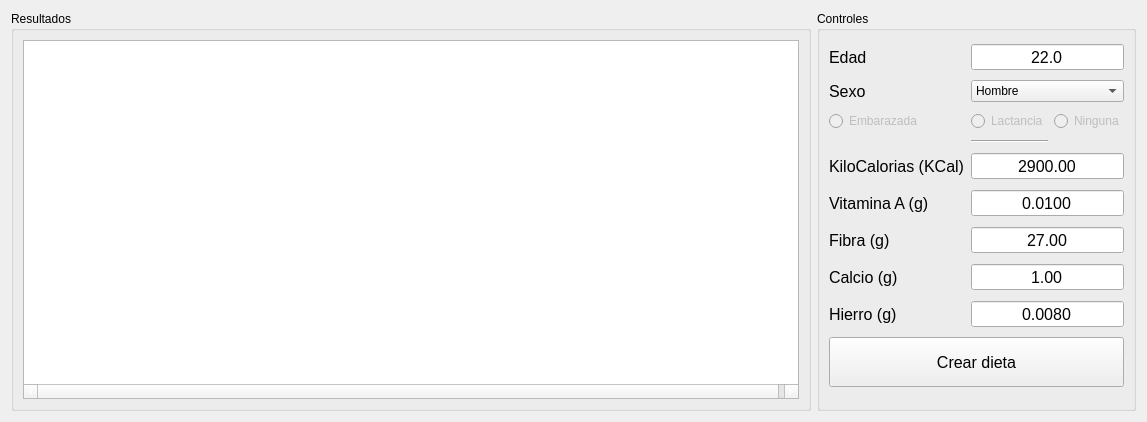
      <widget class="QWidget" name="tab">
       <attribute name="title">
        <string>Dieta</string>
       </attribute>
       <layout class="QGridLayout" name="gridLayout_2">
        <item row="0" column="0" rowspan="2" colspan="2">
         <widget class="QGroupBox" name="input_box">
          <property name="minimumSize">
           <size>
            <width>800</width>
            <height>400</height>
           </size>
          </property>
          <property name="title">
           <string>Resultados</string>
          </property>
          <layout class="QGridLayout" name="gridLayout_4">
           <item row="0" column="0">
            <widget class="QTableWidget" name="tbl_resultados">
             <property name="enabled">
              <bool>true</bool>
             </property>
             <property name="contextMenuPolicy">
              <enum>Qt::DefaultContextMenu</enum>
             </property>
             <property name="layoutDirection">
              <enum>Qt::LeftToRight</enum>
             </property>
             <property name="autoFillBackground">
              <bool>false</bool>
             </property>
             <property name="styleSheet">
              <string notr="true">color: rgb(255, 255, 255);</string>
             </property>
             <property name="locale">
              <locale language="Spanish" country="Mexico"/>
             </property>
             <property name="frameShape">
              <enum>QFrame::StyledPanel</enum>
             </property>
             <property name="frameShadow">
              <enum>QFrame::Raised</enum>
             </property>
             <property name="sizeAdjustPolicy">
              <enum>QAbstractScrollArea::AdjustIgnored</enum>
             </property>
             <property name="autoScroll">
              <bool>false</bool>
             </property>
             <property name="autoScrollMargin">
              <number>16</number>
             </property>
             <property name="editTriggers">
              <set>QAbstractItemView::NoEditTriggers</set>
             </property>
             <property name="tabKeyNavigation">
              <bool>true</bool>
             </property>
             <property name="showDropIndicator" stdset="0">
              <bool>false</bool>
             </property>
             <property name="dragEnabled">
              <bool>false</bool>
             </property>
             <property name="alternatingRowColors">
              <bool>false</bool>
             </property>
             <property name="selectionMode">
              <enum>QAbstractItemView::ExtendedSelection</enum>
             </property>
             <property name="verticalScrollMode">
              <enum>QAbstractItemView::ScrollPerPixel</enum>
             </property>
             <property name="horizontalScrollMode">
              <enum>QAbstractItemView::ScrollPerPixel</enum>
             </property>
             <property name="gridStyle">
              <enum>Qt::DotLine</enum>
             </property>
             <property name="sortingEnabled">
              <bool>false</bool>
             </property>
             <property name="wordWrap">
              <bool>true</bool>
             </property>
             <property name="cornerButtonEnabled">
              <bool>false</bool>
             </property>
             <attribute name="horizontalHeaderVisible">
              <bool>false</bool>
             </attribute>
             <attribute name="horizontalHeaderCascadingSectionResizes">
              <bool>true</bool>
             </attribute>
             <attribute name="horizontalHeaderDefaultSectionSize">
              <number>130</number>
             </attribute>
             <attribute name="horizontalHeaderHighlightSections">
              <bool>true</bool>
             </attribute>
             <attribute name="horizontalHeaderStretchLastSection">
              <bool>true</bool>
             </attribute>
             <attribute name="verticalHeaderVisible">
              <bool>false</bool>
             </attribute>
             <attribute name="verticalHeaderCascadingSectionResizes">
              <bool>true</bool>
             </attribute>
             <attribute name="verticalHeaderDefaultSectionSize">
              <number>35</number>
             </attribute>
             <attribute name="verticalHeaderHighlightSections">
              <bool>true</bool>
             </attribute>
             <attribute name="verticalHeaderShowSortIndicator" stdset="0">
              <bool>false</bool>
             </attribute>
             <attribute name="verticalHeaderStretchLastSection">
              <bool>true</bool>
             </attribute>
             <column>
              <property name="text">
               <string>Alimento</string>
              </property>
             </column>
             <column>
              <property name="text">
               <string>Ración media Kcal/día</string>
              </property>
             </column>
             <column>
              <property name="text">
               <string>Vitamina A g/día</string>
              </property>
             </column>
             <column>
              <property name="text">
               <string>Fibra g/día</string>
              </property>
             </column>
             <column>
              <property name="text">
               <string>Calcio g/día</string>
              </property>
             </column>
             <column>
              <property name="text">
               <string>Hierro g/día</string>
              </property>
             </column>
            </widget>
           </item>
          </layout>
         </widget>
        </item>
        <item row="0" column="2" rowspan="2">
         <widget class="QGroupBox" name="control_box">
          <property name="minimumSize">
           <size>
            <width>0</width>
            <height>400</height>
           </size>
          </property>
          <property name="maximumSize">
           <size>
            <width>16777215</width>
            <height>16777215</height>
           </size>
          </property>
          <property name="title">
           <string>Controles</string>
          </property>
          <layout class="QGridLayout" name="gridLayout_5">
           <item row="8" column="1" colspan="2">
            <widget class="QDoubleSpinBox" name="inp_hierro">
             <property name="minimumSize">
              <size>
               <width>0</width>
               <height>25</height>
              </size>
             </property>
             <property name="font">
              <font>
               <pointsize>12</pointsize>
              </font>
             </property>
             <property name="toolTip">
              <string>&lt;html&gt;&lt;head/&gt;&lt;body&gt;&lt;p&gt;Mínimo 3 y máximo 10 capas.&lt;/p&gt;&lt;/body&gt;&lt;/html&gt;</string>
             </property>
             <property name="frame">
              <bool>true</bool>
             </property>
             <property name="alignment">
              <set>Qt::AlignCenter</set>
             </property>
             <property name="buttonSymbols">
              <enum>QAbstractSpinBox::NoButtons</enum>
             </property>
             <property name="keyboardTracking">
              <bool>true</bool>
             </property>
             <property name="decimals">
              <number>4</number>
             </property>
             <property name="minimum">
              <double>-1.000000000000000</double>
             </property>
             <property name="maximum">
              <double>999999.000000000000000</double>
             </property>
             <property name="value">
              <double>0.008000000000000</double>
             </property>
            </widget>
           </item>
           <item row="6" column="1" colspan="2">
            <widget class="QDoubleSpinBox" name="inp_fibra">
             <property name="minimumSize">
              <size>
               <width>0</width>
               <height>25</height>
              </size>
             </property>
             <property name="font">
              <font>
               <pointsize>12</pointsize>
              </font>
             </property>
             <property name="toolTip">
              <string>&lt;html&gt;&lt;head/&gt;&lt;body&gt;&lt;p&gt;Mínimo 3 y máximo 10 capas.&lt;/p&gt;&lt;/body&gt;&lt;/html&gt;</string>
             </property>
             <property name="frame">
              <bool>true</bool>
             </property>
             <property name="alignment">
              <set>Qt::AlignCenter</set>
             </property>
             <property name="buttonSymbols">
              <enum>QAbstractSpinBox::NoButtons</enum>
             </property>
             <property name="keyboardTracking">
              <bool>true</bool>
             </property>
             <property name="decimals">
              <number>2</number>
             </property>
             <property name="minimum">
              <double>-1.000000000000000</double>
             </property>
             <property name="maximum">
              <double>999999.000000000000000</double>
             </property>
             <property name="value">
              <double>27.000000000000000</double>
             </property>
            </widget>
           </item>
           <item row="2" column="2">
            <widget class="QRadioButton" name="rb_ning">
             <property name="enabled">
              <bool>false</bool>
             </property>
             <property name="text">
              <string>Ninguna</string>
             </property>
             <attribute name="buttonGroup">
              <string notr="true">buttonGroup</string>
             </attribute>
            </widget>
           </item>
           <item row="6" column="0">
            <widget class="QLabel" name="label_9">
             <property name="font">
              <font>
               <pointsize>12</pointsize>
               <weight>50</weight>
               <bold>false</bold>
              </font>
             </property>
             <property name="toolTip">
              <string>&lt;html&gt;&lt;head/&gt;&lt;body&gt;&lt;p&gt;&lt;span style=&quot; font-size:9pt;&quot;&gt;Especifique el número de épocas máximas.&lt;/span&gt;&lt;/p&gt;&lt;/body&gt;&lt;/html&gt;</string>
             </property>
             <property name="text">
              <string>Fibra (g)</string>
             </property>
             <property name="alignment">
              <set>Qt::AlignLeading|Qt::AlignLeft|Qt::AlignVCenter</set>
             </property>
            </widget>
           </item>
           <item row="1" column="1" colspan="2">
            <widget class="QComboBox" name="cbx_sexo">
             <item>
              <property name="text">
               <string>Hombre</string>
              </property>
             </item>
             <item>
              <property name="text">
               <string>Mujer</string>
              </property>
             </item>
            </widget>
           </item>
           <item row="2" column="0">
            <widget class="QRadioButton" name="rb_emb">
             <property name="enabled">
              <bool>false</bool>
             </property>
             <property name="text">
              <string>Embarazada</string>
             </property>
             <attribute name="buttonGroup">
              <string notr="true">buttonGroup</string>
             </attribute>
            </widget>
           </item>
           <item row="8" column="0">
            <widget class="QLabel" name="label_11">
             <property name="font">
              <font>
               <pointsize>12</pointsize>
               <weight>50</weight>
               <bold>false</bold>
              </font>
             </property>
             <property name="toolTip">
              <string>&lt;html&gt;&lt;head/&gt;&lt;body&gt;&lt;p&gt;&lt;span style=&quot; font-size:9pt;&quot;&gt;Especifique el número de épocas máximas.&lt;/span&gt;&lt;/p&gt;&lt;/body&gt;&lt;/html&gt;</string>
             </property>
             <property name="text">
              <string>Hierro (g)</string>
             </property>
             <property name="alignment">
              <set>Qt::AlignLeading|Qt::AlignLeft|Qt::AlignVCenter</set>
             </property>
            </widget>
           </item>
           <item row="2" column="1">
            <widget class="QRadioButton" name="rb_lac">
             <property name="enabled">
              <bool>false</bool>
             </property>
             <property name="text">
              <string>Lactancia</string>
             </property>
             <attribute name="buttonGroup">
              <string notr="true">buttonGroup</string>
             </attribute>
            </widget>
           </item>
           <item row="1" column="0">
            <widget class="QLabel" name="label_5">
             <property name="font">
              <font>
               <pointsize>12</pointsize>
               <weight>50</weight>
               <bold>false</bold>
              </font>
             </property>
             <property name="toolTip">
              <string>&lt;html&gt;&lt;head/&gt;&lt;body&gt;&lt;p&gt;Especifique el ratio de aprendizaje para el MLP.&lt;/p&gt;&lt;/body&gt;&lt;/html&gt;</string>
             </property>
             <property name="text">
              <string>Sexo</string>
             </property>
             <property name="alignment">
              <set>Qt::AlignLeading|Qt::AlignLeft|Qt::AlignVCenter</set>
             </property>
            </widget>
           </item>
           <item row="7" column="1" colspan="2">
            <widget class="QDoubleSpinBox" name="inp_calcio">
             <property name="minimumSize">
              <size>
               <width>0</width>
               <height>25</height>
              </size>
             </property>
             <property name="font">
              <font>
               <pointsize>12</pointsize>
              </font>
             </property>
             <property name="toolTip">
              <string>&lt;html&gt;&lt;head/&gt;&lt;body&gt;&lt;p&gt;Mínimo 3 y máximo 10 capas.&lt;/p&gt;&lt;/body&gt;&lt;/html&gt;</string>
             </property>
             <property name="frame">
              <bool>true</bool>
             </property>
             <property name="alignment">
              <set>Qt::AlignCenter</set>
             </property>
             <property name="buttonSymbols">
              <enum>QAbstractSpinBox::NoButtons</enum>
             </property>
             <property name="keyboardTracking">
              <bool>true</bool>
             </property>
             <property name="decimals">
              <number>2</number>
             </property>
             <property name="minimum">
              <double>-1.000000000000000</double>
             </property>
             <property name="maximum">
              <double>999999.000000000000000</double>
             </property>
             <property name="value">
              <double>1.000000000000000</double>
             </property>
            </widget>
           </item>
           <item row="4" column="0">
            <widget class="QLabel" name="label">
             <property name="font">
              <font>
               <pointsize>12</pointsize>
               <weight>50</weight>
               <bold>false</bold>
              </font>
             </property>
             <property name="toolTip">
              <string>&lt;html&gt;&lt;head/&gt;&lt;body&gt;&lt;p&gt;Especifique el ratio de aprendizaje para el MLP.&lt;/p&gt;&lt;/body&gt;&lt;/html&gt;</string>
             </property>
             <property name="text">
              <string>KiloCalorias (KCal)</string>
             </property>
             <property name="alignment">
              <set>Qt::AlignLeading|Qt::AlignLeft|Qt::AlignVCenter</set>
             </property>
            </widget>
           </item>
           <item row="5" column="0">
            <widget class="QLabel" name="label_3">
             <property name="font">
              <font>
               <pointsize>12</pointsize>
               <weight>50</weight>
               <bold>false</bold>
              </font>
             </property>
             <property name="toolTip">
              <string>&lt;html&gt;&lt;head/&gt;&lt;body&gt;&lt;p&gt;&lt;span style=&quot; font-size:9pt;&quot;&gt;Especifique el número de épocas máximas.&lt;/span&gt;&lt;/p&gt;&lt;/body&gt;&lt;/html&gt;</string>
             </property>
             <property name="text">
              <string>Vitamina A (g)</string>
             </property>
             <property name="alignment">
              <set>Qt::AlignLeading|Qt::AlignLeft|Qt::AlignVCenter</set>
             </property>
            </widget>
           </item>
           <item row="4" column="1" colspan="2">
            <widget class="QDoubleSpinBox" name="inp_kcal">
             <property name="minimumSize">
              <size>
               <width>0</width>
               <height>25</height>
              </size>
             </property>
             <property name="font">
              <font>
               <pointsize>12</pointsize>
              </font>
             </property>
             <property name="toolTip">
              <string>&lt;html&gt;&lt;head/&gt;&lt;body&gt;&lt;p&gt;Mínimo 3 y máximo 10 capas.&lt;/p&gt;&lt;/body&gt;&lt;/html&gt;</string>
             </property>
             <property name="frame">
              <bool>true</bool>
             </property>
             <property name="alignment">
              <set>Qt::AlignCenter</set>
             </property>
             <property name="buttonSymbols">
              <enum>QAbstractSpinBox::NoButtons</enum>
             </property>
             <property name="keyboardTracking">
              <bool>true</bool>
             </property>
             <property name="decimals">
              <number>2</number>
             </property>
             <property name="minimum">
              <double>-1.000000000000000</double>
             </property>
             <property name="maximum">
              <double>999999.000000000000000</double>
             </property>
             <property name="value">
              <double>2900.000000000000000</double>
             </property>
            </widget>
           </item>
           <item row="0" column="0">
            <widget class="QLabel" name="label_4">
             <property name="font">
              <font>
               <pointsize>12</pointsize>
               <weight>50</weight>
               <bold>false</bold>
              </font>
             </property>
             <property name="toolTip">
              <string>&lt;html&gt;&lt;head/&gt;&lt;body&gt;&lt;p&gt;Especifique el ratio de aprendizaje para el MLP.&lt;/p&gt;&lt;/body&gt;&lt;/html&gt;</string>
             </property>
             <property name="text">
              <string>Edad</string>
             </property>
             <property name="alignment">
              <set>Qt::AlignLeading|Qt::AlignLeft|Qt::AlignVCenter</set>
             </property>
            </widget>
           </item>
           <item row="7" column="0">
            <widget class="QLabel" name="label_10">
             <property name="font">
              <font>
               <pointsize>12</pointsize>
               <weight>50</weight>
               <bold>false</bold>
              </font>
             </property>
             <property name="toolTip">
              <string>&lt;html&gt;&lt;head/&gt;&lt;body&gt;&lt;p&gt;&lt;span style=&quot; font-size:9pt;&quot;&gt;Especifique el número de épocas máximas.&lt;/span&gt;&lt;/p&gt;&lt;/body&gt;&lt;/html&gt;</string>
             </property>
             <property name="text">
              <string>Calcio (g)</string>
             </property>
             <property name="alignment">
              <set>Qt::AlignLeading|Qt::AlignLeft|Qt::AlignVCenter</set>
             </property>
            </widget>
           </item>
           <item row="9" column="0" colspan="3">
            <widget class="QPushButton" name="btn_train">
             <property name="enabled">
              <bool>true</bool>
             </property>
             <property name="minimumSize">
              <size>
               <width>0</width>
               <height>50</height>
              </size>
             </property>
             <property name="font">
              <font>
               <family>MS Shell Dlg 2</family>
               <pointsize>12</pointsize>
               <weight>50</weight>
               <italic>false</italic>
               <bold>false</bold>
              </font>
             </property>
             <property name="cursor">
              <cursorShape>OpenHandCursor</cursorShape>
             </property>
             <property name="toolTip">
              <string>&lt;html&gt;&lt;head/&gt;&lt;body&gt;&lt;p&gt;&lt;br/&gt;&lt;/p&gt;&lt;/body&gt;&lt;/html&gt;</string>
             </property>
             <property name="styleSheet">
              <string notr="true">font: 12pt &quot;MS Shell Dlg 2&quot;;</string>
             </property>
             <property name="text">
              <string>Crear dieta</string>
             </property>
            </widget>
           </item>
           <item row="0" column="1" colspan="2">
            <widget class="QDoubleSpinBox" name="inp_edad">
             <property name="minimumSize">
              <size>
               <width>0</width>
               <height>25</height>
              </size>
             </property>
             <property name="font">
              <font>
               <pointsize>12</pointsize>
              </font>
             </property>
             <property name="toolTip">
              <string>&lt;html&gt;&lt;head/&gt;&lt;body&gt;&lt;p&gt;Mínimo 3 y máximo 10 capas.&lt;/p&gt;&lt;/body&gt;&lt;/html&gt;</string>
             </property>
             <property name="frame">
              <bool>true</bool>
             </property>
             <property name="alignment">
              <set>Qt::AlignCenter</set>
             </property>
             <property name="buttonSymbols">
              <enum>QAbstractSpinBox::NoButtons</enum>
             </property>
             <property name="keyboardTracking">
              <bool>true</bool>
             </property>
             <property name="decimals">
              <number>1</number>
             </property>
             <property name="maximum">
              <double>150.000000000000000</double>
             </property>
             <property name="singleStep">
              <double>1.000000000000000</double>
             </property>
             <property name="value">
              <double>22.000000000000000</double>
             </property>
            </widget>
           </item>
           <item row="5" column="1" colspan="2">
            <widget class="QDoubleSpinBox" name="inp_vit_a">
             <property name="minimumSize">
              <size>
               <width>0</width>
               <height>25</height>
              </size>
             </property>
             <property name="font">
              <font>
               <pointsize>12</pointsize>
              </font>
             </property>
             <property name="toolTip">
              <string>&lt;html&gt;&lt;head/&gt;&lt;body&gt;&lt;p&gt;Mínimo 3 y máximo 10 capas.&lt;/p&gt;&lt;/body&gt;&lt;/html&gt;</string>
             </property>
             <property name="frame">
              <bool>true</bool>
             </property>
             <property name="alignment">
              <set>Qt::AlignCenter</set>
             </property>
             <property name="buttonSymbols">
              <enum>QAbstractSpinBox::NoButtons</enum>
             </property>
             <property name="keyboardTracking">
              <bool>true</bool>
             </property>
             <property name="decimals">
              <number>4</number>
             </property>
             <property name="minimum">
              <double>-1.000000000000000</double>
             </property>
             <property name="maximum">
              <double>999999.000000000000000</double>
             </property>
             <property name="value">
              <double>0.010000000000000</double>
             </property>
            </widget>
           </item>
           <item row="3" column="1">
            <widget class="Line" name="line">
             <property name="orientation">
              <enum>Qt::Horizontal</enum>
             </property>
            </widget>
           </item>
          </layout>
         </widget>
        </item>
       </layout>
      </widget>
